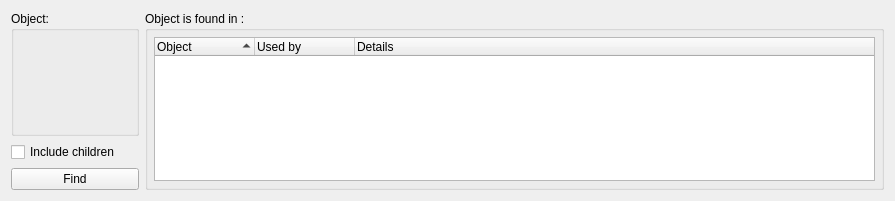
<ui version="4.0" >
 <class>findWhereUsedWidget_q</class>
 <widget class="QWidget" name="findWhereUsedWidget_q" >
  <property name="geometry" >
   <rect>
    <x>0</x>
    <y>0</y>
    <width>895</width>
    <height>199</height>
   </rect>
  </property>
  <property name="sizePolicy" >
   <sizepolicy vsizetype="Preferred" hsizetype="Minimum" >
    <horstretch>0</horstretch>
    <verstretch>0</verstretch>
   </sizepolicy>
  </property>
  <property name="windowTitle" >
   <string>Form1</string>
  </property>
  <layout class="QGridLayout" name="gridLayout_2" >
   <item row="0" column="0" >
    <widget class="QGroupBox" name="dropBox" >
     <property name="sizePolicy" >
      <sizepolicy vsizetype="Preferred" hsizetype="Minimum" >
       <horstretch>0</horstretch>
       <verstretch>0</verstretch>
      </sizepolicy>
     </property>
     <property name="title" >
      <string>Object:</string>
     </property>
     <layout class="QGridLayout" name="gridLayout_107" >
      <item row="0" column="0" >
       <widget class="FWObjectDropArea" native="1" name="dropArea" >
        <property name="sizePolicy" >
         <sizepolicy vsizetype="Fixed" hsizetype="Fixed" >
          <horstretch>0</horstretch>
          <verstretch>0</verstretch>
         </sizepolicy>
        </property>
        <property name="minimumSize" >
         <size>
          <width>100</width>
          <height>80</height>
         </size>
        </property>
        <property name="font" >
         <font/>
        </property>
       </widget>
      </item>
     </layout>
    </widget>
   </item>
   <item rowspan="3" row="0" column="1" >
    <widget class="QGroupBox" name="groupBox4" >
     <property name="sizePolicy" >
      <sizepolicy vsizetype="Expanding" hsizetype="Expanding" >
       <horstretch>0</horstretch>
       <verstretch>0</verstretch>
      </sizepolicy>
     </property>
     <property name="title" >
      <string>Object is found in :</string>
     </property>
     <layout class="QGridLayout" >
      <property name="leftMargin">
       <number>6</number>
      </property>
      <property name="topMargin">
       <number>6</number>
      </property>
      <property name="rightMargin">
       <number>6</number>
      </property>
      <property name="bottomMargin">
       <number>6</number>
      </property>
      <item row="0" column="0" >
       <widget class="QTreeWidget" name="resListView" >
        <property name="sortingEnabled" >
         <bool>true</bool>
        </property>
        <property name="allColumnsShowFocus" >
         <bool>true</bool>
        </property>
        <column>
         <property name="text" >
          <string>Object</string>
         </property>
        </column>
        <column>
         <property name="text" >
          <string>Used by</string>
         </property>
        </column>
        <column>
         <property name="text" >
          <string>Details</string>
         </property>
        </column>
       </widget>
      </item>
     </layout>
    </widget>
   </item>
   <item row="1" column="0" >
    <widget class="QCheckBox" name="includeChildren" >
     <property name="toolTip" >
      <string>Include children of the object in search. For example, if the object is a firewall, results will include all rules and groups using it, its interfaces and their addresses</string>
     </property>
     <property name="text" >
      <string>Include children</string>
     </property>
    </widget>
   </item>
   <item row="2" column="0" >
    <widget class="QPushButton" name="pushButton2" >
     <property name="text" >
      <string>Find</string>
     </property>
    </widget>
   </item>
  </layout>
 </widget>
 <layoutdefault spacing="6" margin="11" />
 <customwidgets>
  <customwidget>
   <class>FWObjectDropArea</class>
   <extends>QWidget</extends>
   <header>firewallfabrik.gui.drop_area</header>
   <container>1</container>
  </customwidget>
 </customwidgets>
 <tabstops>
  <tabstop>resListView</tabstop>
 </tabstops>
 <resources/>
 <connections>
  <connection>
   <sender>resListView</sender>
   <signal>itemClicked(QTreeWidgetItem*,int)</signal>
   <receiver>findWhereUsedWidget_q</receiver>
   <slot>itemClicked(QTreeWidgetItem*,int)</slot>
   <hints>
    <hint type="sourcelabel" >
     <x>457</x>
     <y>88</y>
    </hint>
    <hint type="destinationlabel" >
     <x>433</x>
     <y>81</y>
    </hint>
   </hints>
  </connection>
  <connection>
   <sender>pushButton2</sender>
   <signal>pressed()</signal>
   <receiver>findWhereUsedWidget_q</receiver>
   <slot>find()</slot>
   <hints>
    <hint type="sourcelabel" >
     <x>76</x>
     <y>178</y>
    </hint>
    <hint type="destinationlabel" >
     <x>447</x>
     <y>99</y>
    </hint>
   </hints>
  </connection>
 </connections>
 <slots>
  <slot>itemActivated(QTreeWidgetItem*,int)</slot>
  <slot>itemClicked(QTreeWidgetItem*,int)</slot>
  <slot>find()</slot>
 </slots>
</ui>
